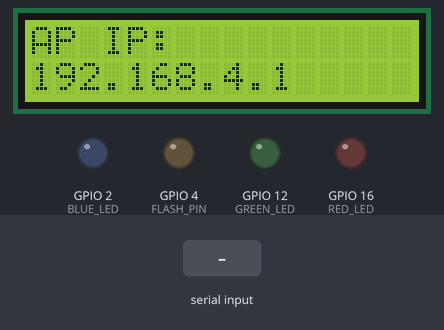
This sketch was run on a simulated ESP32. Parts: 16×2 character LCD, output pins drawn as LEDs (lit = HIGH). The inputs (shaded band) are chosen by the test bench. The camera gives no picture; what the sketch prints to the serial monitor is not drawn.

Above: at 3.6 s.
3.7 s: "happy\n" received over Serial
At 4.7 s:
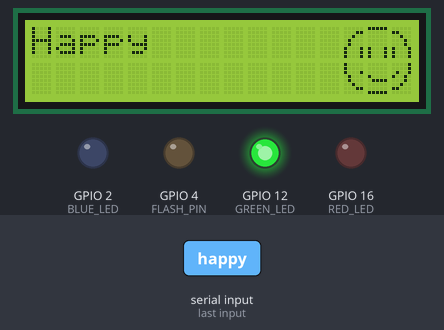
5.2 s: "sad\n" received over Serial
At 5.8 s:
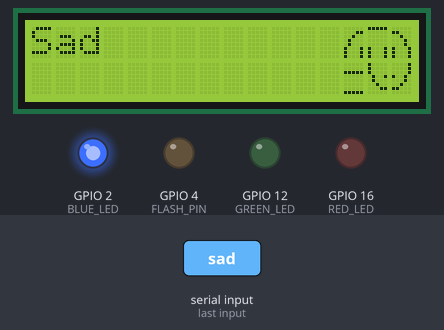
6.7 s: "angry\n" received over Serial
At 7.0 s:
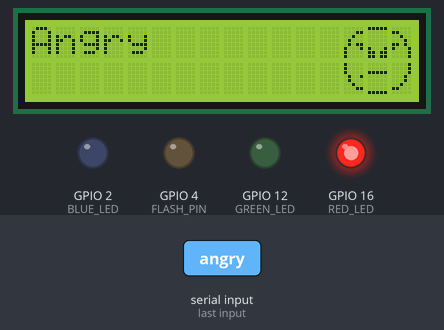
8.2 s: "neutral\n" received over Serial
At 9.4 s:
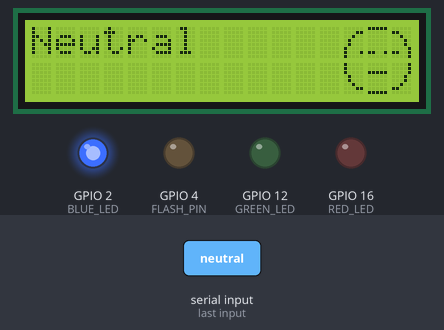
9.7 s: "flash_on\n" received over Serial
At 10.7 s:
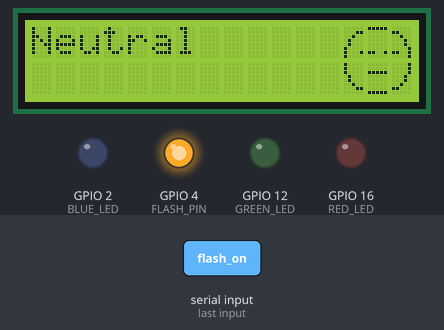
11.2 s: "flash_off\n" received over Serial
At 11.9 s:
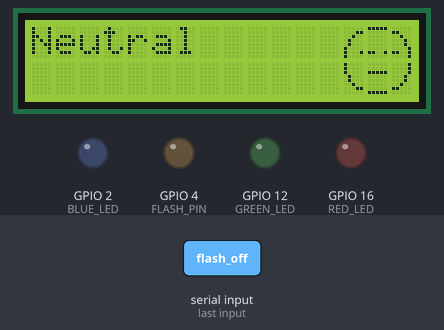
Timing chart, 0 to 13.7 s (numbered marks = the images above; inputs shaded):
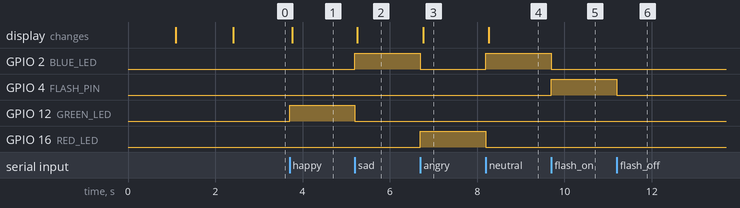

Measured:
- after the input at 3.7 s, GPIO 12 (GREEN_LED): LOW → HIGH at once; the display: changes after 0.06 s (image 1)
- after the input at 5.2 s, GPIO 2 (BLUE_LED): LOW → HIGH at once; GPIO 12 (GREEN_LED): HIGH → LOW at once; the display: changes after 0.06 s (image 2)
- after the input at 6.7 s, GPIO 2 (BLUE_LED): HIGH → LOW at once; GPIO 16 (RED_LED): LOW → HIGH at once; the display: changes after 0.06 s (image 3)
- after the input at 8.2 s, GPIO 2 (BLUE_LED): LOW → HIGH at once; GPIO 16 (RED_LED): HIGH → LOW at once; the display: changes after 0.06 s (image 4)
- after the input at 9.7 s, GPIO 2 (BLUE_LED): HIGH → LOW at once; GPIO 4 (FLASH_PIN): LOW → HIGH at once
- after the input at 11.2 s, GPIO 4 (FLASH_PIN): HIGH → LOW at once

The sketch:

f3.ino
```cpp
#include "esp_camera.h"
#include <WiFi.h>
#include "esp_timer.h"
#include "img_converters.h"
#include "Arduino.h"
#include "fb_gfx.h"
#include "soc/soc.h"
#include "soc/rtc_cntl_reg.h"
#include "esp_http_server.h"
#include <Wire.h>
#include <LiquidCrystal_I2C.h>

#define CAMERA_MODEL_AI_THINKER
#if defined(CAMERA_MODEL_AI_THINKER)
  #define PWDN_GPIO_NUM     32
  #define RESET_GPIO_NUM    -1
  #define XCLK_GPIO_NUM      0
  #define SIOD_GPIO_NUM     26
  #define SIOC_GPIO_NUM     27
  #define Y9_GPIO_NUM       35
  #define Y8_GPIO_NUM       34
  #define Y7_GPIO_NUM       39
  #define Y6_GPIO_NUM       36
  #define Y5_GPIO_NUM       21
  #define Y4_GPIO_NUM       19
  #define Y3_GPIO_NUM       18
  #define Y2_GPIO_NUM        5
  #define VSYNC_GPIO_NUM    25
  #define HREF_GPIO_NUM     23
  #define PCLK_GPIO_NUM     22
#endif

// Define custom I2C pins for LCD
#define LCD_SDA 14
#define LCD_SCL 15

LiquidCrystal_I2C lcd(0x27, 16, 2);
#define RED_LED    16  // Reassigned from GPIO12 to GPIO16
#define GREEN_LED  12  // Reassigned from GPIO13 to GPIO12
#define BLUE_LED   2   // Unchanged
#define FLASH_PIN  4   // Unchanged

void loadEmoji(const uint8_t p0[], const uint8_t p1[], const uint8_t p2[],
               const uint8_t p3[], const uint8_t p4[], const uint8_t p5[]) {
  lcd.createChar(0, const_cast<uint8_t*>(p0));
  lcd.createChar(1, const_cast<uint8_t*>(p1));
  lcd.createChar(2, const_cast<uint8_t*>(p2));
  lcd.createChar(3, const_cast<uint8_t*>(p3));
  lcd.createChar(4, const_cast<uint8_t*>(p4));
  lcd.createChar(5, const_cast<uint8_t*>(p5));
}

void showEmoji(const char* label) {
  lcd.clear();
  lcd.setCursor(0, 0);
  lcd.print(label);
  lcd.setCursor(13, 0);
  lcd.write(byte(0));
  lcd.write(byte(1));
  lcd.write(byte(2));
  lcd.setCursor(13, 1);
  lcd.write(byte(3));
  lcd.write(byte(4));
  lcd.write(byte(5));
}

void clearLEDs() {
  digitalWrite(RED_LED, LOW);
  digitalWrite(GREEN_LED, LOW);
  digitalWrite(BLUE_LED, LOW);
}

static esp_err_t stream_handler(httpd_req_t *req) {
  camera_fb_t *fb = NULL;
  esp_err_t res = ESP_OK;
  char *part_buf[64];
  static const char* _STREAM_CONTENT_TYPE = "multipart/x-mixed-replace;boundary=123456789000000000000987654321";
  static const char* _STREAM_BOUNDARY = "\r\n--123456789000000000000987654321\r\n";
  static const char* _STREAM_PART = "Content-Type: image/jpeg\r\nContent-Length: %u\r\n\r\n";

  res = httpd_resp_set_type(req, _STREAM_CONTENT_TYPE);
  if (res != ESP_OK) return res;

  while (true) {
    fb = esp_camera_fb_get();
    if (!fb) {
      Serial.println("Camera capture failed");
      res = ESP_FAIL;
    } else {
      size_t hlen = snprintf((char *)part_buf, 64, _STREAM_PART, fb->len);
      res = httpd_resp_send_chunk(req, _STREAM_BOUNDARY, strlen(_STREAM_BOUNDARY));
      res |= httpd_resp_send_chunk(req, (const char *)part_buf, hlen);
      res |= httpd_resp_send_chunk(req, (const char *)fb->buf, fb->len);
      esp_camera_fb_return(fb);
    }
    if (res != ESP_OK) break;
  }
  return res;
}

void startCameraServer() {
  httpd_config_t config = HTTPD_DEFAULT_CONFIG();
  config.server_port = 81;

  httpd_uri_t stream_uri = {
    .uri       = "/stream",
    .method    = HTTP_GET,
    .handler   = stream_handler,
    .user_ctx  = NULL
  };

  httpd_handle_t stream_httpd = NULL;
  if (httpd_start(&stream_httpd, &config) == ESP_OK) {
    httpd_register_uri_handler(stream_httpd, &stream_uri);
  }
}

void setup() {
  WRITE_PERI_REG(RTC_CNTL_BROWN_OUT_REG, 0);
  Serial.begin(115200);

  // Initialize I2C for LCD
  Wire.begin(LCD_SDA, LCD_SCL);
  lcd.begin(16, 2);
  lcd.backlight();

  // Verify LCD initialization by attempting to write
  lcd.clear();
  lcd.setCursor(0, 0);
  lcd.print("Booting...");
  delay(1000); // Allow time to check if display works
  lcd.clear();
  lcd.setCursor(0, 0);
  lcd.print("LCD Init OK");
  delay(1000); // Visual confirmation of LCD working

  pinMode(RED_LED, OUTPUT);
  pinMode(GREEN_LED, OUTPUT);
  pinMode(BLUE_LED, OUTPUT);
  pinMode(FLASH_PIN, OUTPUT);
  digitalWrite(FLASH_PIN, LOW);
  clearLEDs();

  camera_config_t config;
  config.ledc_channel = LEDC_CHANNEL_0;
  config.ledc_timer = LEDC_TIMER_0;
  config.pin_d0 = Y2_GPIO_NUM;
  config.pin_d1 = Y3_GPIO_NUM;
  config.pin_d2 = Y4_GPIO_NUM;
  config.pin_d3 = Y5_GPIO_NUM;
  config.pin_d4 = Y6_GPIO_NUM;
  config.pin_d5 = Y7_GPIO_NUM;
  config.pin_d6 = Y8_GPIO_NUM;
  config.pin_d7 = Y9_GPIO_NUM;
  config.pin_xclk = XCLK_GPIO_NUM;
  config.pin_pclk = PCLK_GPIO_NUM;
  config.pin_vsync = VSYNC_GPIO_NUM;
  config.pin_href = HREF_GPIO_NUM;
  config.pin_sccb_sda = SIOD_GPIO_NUM;
  config.pin_sccb_scl = SIOC_GPIO_NUM;
  config.pin_pwdn = PWDN_GPIO_NUM;
  config.pin_reset = RESET_GPIO_NUM;
  config.xclk_freq_hz = 20000000;
  config.pixel_format = PIXFORMAT_JPEG;
  config.frame_size = FRAMESIZE_SVGA;
  config.jpeg_quality = 10;
  config.fb_count = 1;
  config.fb_location = CAMERA_FB_IN_DRAM;

  if (esp_camera_init(&config) != ESP_OK) {
    lcd.clear();
    lcd.setCursor(0, 0);
    lcd.print("Camera failed");
    Serial.println("Camera initialization failed!");
    while (true); // Halt if camera fails
  }

  // SoftAP WiFi
  const char* ssid = "C4M_3Y3Z";
  const char* password = "12345678";
  WiFi.softAP(ssid, password);
  IPAddress IP = WiFi.softAPIP();

  lcd.clear();
  lcd.setCursor(0, 0);
  lcd.print("AP IP:");
  lcd.setCursor(0, 1);
  lcd.print(IP);
  Serial.print("Stream: http://");
  Serial.print(IP);
  Serial.println(":81/stream");

  startCameraServer();
}

void loop() {
  if (Serial.available()) {
    String cmd = Serial.readStringUntil('\n');
    cmd.trim();
    cmd.toLowerCase();

    clearLEDs();

    if (cmd == "flash_on") {
      digitalWrite(FLASH_PIN, HIGH);
      return;
    } else if (cmd == "flash_off") {
      digitalWrite(FLASH_PIN, LOW);
      return;
    }

    if (cmd == "happy") {
      digitalWrite(GREEN_LED, HIGH);
      uint8_t p0[8] = { B00000, B00011, B00100, B01000, B01000, B10001, B10001, B10001 };
      uint8_t p1[8] = { B11111, B00000, B00000, B00000, B00000, B10001, B10001, B10001 };
      uint8_t p2[8] = { B00000, B11000, B00100, B00010, B00010, B10001, B10001, B10001 };
      uint8_t p3[8] = { B10000, B10000, B10001, B01000, B01000, B00100, B00011, B00000 };
      uint8_t p4[8] = { B00000, B00000, B00000, B10000, B01111, B00000, B00000, B11111 };
      uint8_t p5[8] = { B00001, B00001, B01001, B10010, B00010, B00100, B11000, B00000 };
      loadEmoji(p0, p1, p2, p3, p4, p5);
      showEmoji("Happy");
    } else if (cmd == "sad") {
      digitalWrite(BLUE_LED, HIGH);
      uint8_t sad0[8] = { B00000, B00011, B00100, B01000, B01000, B10001, B10001, B10001 };
      uint8_t sad1[8] = { B11111, B00000, B00000, B00000, B00000, B10001, B10001, B10001 };
      uint8_t sad2[8] = { B00000, B11000, B00100, B00010, B00010, B10001, B10001, B10001 };
      uint8_t sad3[8] = { B00000, B00000, B11111, B00000, B00000, B00000, B00000, B11111 };
      uint8_t sad4[8] = { B10000, B10000, B10000, B01001, B01000, B00100, B00011, B00000 };
      uint8_t sad5[8] = { B00001, B00001, B00001, B10010, B00010, B00100, B11000, B00000 };
      loadEmoji(sad0, sad1, sad2, sad3, sad4, sad5);
      showEmoji("Sad");
    } else if (cmd == "neutral") {
      digitalWrite(BLUE_LED, HIGH);
      uint8_t n0[8] = { B00000, B00011, B00100, B01000, B01000, B10000, B10001, B10000 };
      uint8_t n1[8] = { B11111, B00000, B00000, B00000, B00000, B00000, B11001, B00000 };
      uint8_t n2[8] = { B00000, B11000, B00100, B00010, B00010, B00001, B11001, B00001 };
      uint8_t n3[8] = { B10000, B10000, B10000, B01000, B01000, B00100, B00011, B00000 };
      uint8_t n4[8] = { B00000, B00000, B11111, B00000, B00000, B00000, B00000, B11111 };
      uint8_t n5[8] = { B00001, B00001, B00001, B00010, B00010, B00100, B11000, B00000 };
      loadEmoji(n0, n1, n2, n3, n4, n5);
      showEmoji("Neutral");
    } else if (cmd == "angry") {
      digitalWrite(RED_LED, HIGH);
      uint8_t a0[8] = { B00000, B00011, B00100, B01000, B01011, B10001, B10000, B10000 };
      uint8_t a1[8] = { B11111, B00000, B00000, B00000, B00000, B10001, B11011, B11011 };
      uint8_t a2[8] = { B00000, B11000, B00100, B00010, B11010, B10001, B00001, B00001 };
      uint8_t a3[8] = { B10000, B10000, B10000, B01001, B01000, B00100, B00011, B00000 };
      uint8_t a4[8] = { B00000, B00000, B11111, B00000, B00000, B00000, B00000, B11111 };
      uint8_t a5[8] = { B00001, B00001, B00001, B00010, B00010, B00100, B11000, B00000 };
      loadEmoji(a0, a1, a2, a3, a4, a5);
      showEmoji("Angry");
    } else {
      lcd.clear();
      lcd.setCursor(0, 0);
      lcd.print("Unknown:");
      lcd.setCursor(0, 1);
      lcd.print(cmd);
    }
  }
}
```
